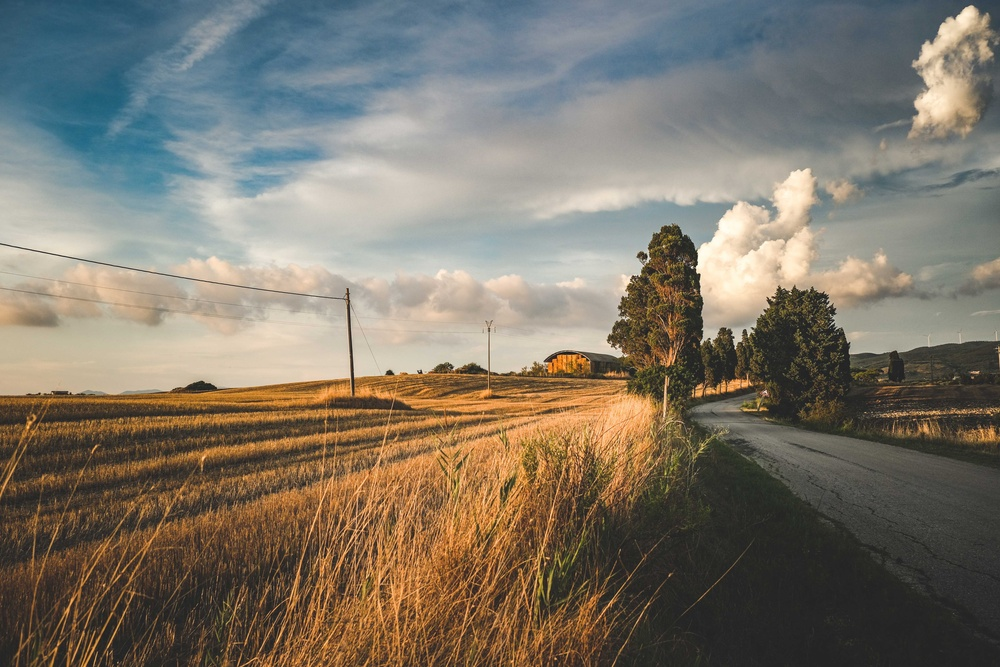
#> input picture python/004_openCV/images/3.jpg, 1000 x 667 px, shrunk from 6240 x 4160 before the run, given in place of the camera
$ python 005_renk_tespiti2.py
#> lines starting #> are read from the running program, lines starting #| are printed output that depends on the picture; after the words box and inside, x2 and y2 are one past the last pixel; in counts of white or black regions, pixels touching at a corner belong together
import cv2
import numpy as np


cam = cv2.VideoCapture(0)
cam.set(3, 250)
cam.set(4, 250)


while True :
    _, frame = cam.read()
#> frame is the input picture: shape (667, 1000, 3); mean B, G, R 105.3, 117.6, 124.7
    frame = cv2.flip(frame, 1)
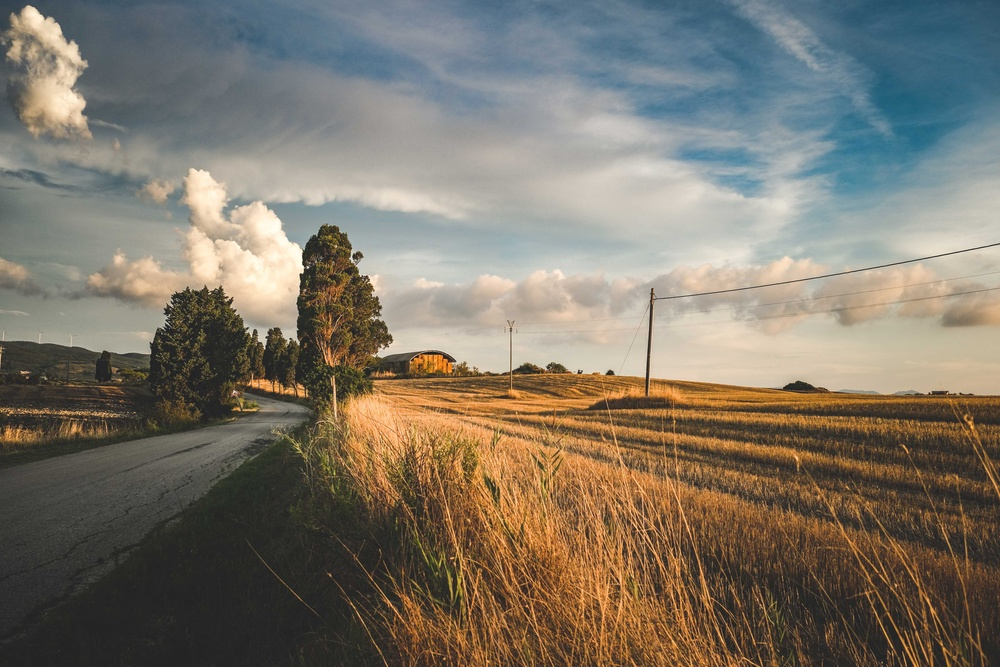
#> frame: shape (667, 1000, 3); mean B, G, R 105.3, 117.6, 124.7
    hsv_frame = cv2.cvtColor(frame, cv2.COLOR_BGR2HSV)
#> hsv_frame: shape (667, 1000, 3); mean H, S, V 40.6, 70.9, 133.7

    ## green color detector START
    lower_green = np.array([45, 100, 50])
    upper_green = np.array([75, 255, 255]) ## ışık nesneye çok geliyorsa value değeri çok yüksek tutulabilir
    green_mask = cv2.inRange(hsv_frame, lower_green, upper_green)
#> green_mask: shape (667, 1000); every value is 0
    green = cv2.bitwise_and(frame, frame, mask=green_mask)
#> green: shape (667, 1000, 3); every value is 0
    ## green color detector END

    ## blue color detector START
    lower_blue = np.array([100, 150, 0])
    upper_blue = np.array([140, 255, 255])
    blue_mask = cv2.inRange(hsv_frame, lower_blue, upper_blue)
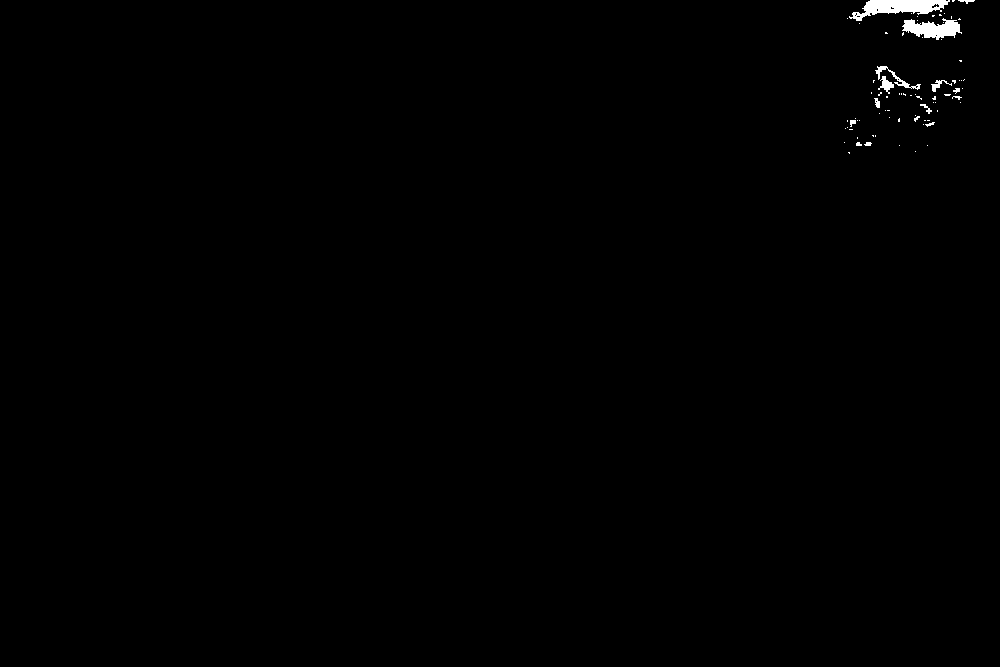
#> blue_mask: shape (667, 1000); 0.41% white; 77 white regions (64 under 20 px), largest, box (x1, y1, x2, y2) and area: (849, 0, 950, 21) 1088, (902, 18, 962, 40) 769, (875, 66, 921, 90) 199
    blue = cv2.bitwise_and(frame, frame, mask=blue_mask)
    ## blue color detector END


    cv2.imshow("webcam", frame)
    # cv2.imshow("green_mask", green_mask) ## bu gördüğü yeşil renkleri beyaz olarak gösterir diğer tüm renkler siyah olur
    # cv2.imshow("green", green) ## bu gördüğü yeşil renkleri yeşil olarak gösterir diğer tüm renkler siyah olur
    cv2.imshow("blue_mask", blue_mask) ## bu gördüğü blue renkleri beyaz olarak gösterir diğer tüm renkler siyah olur
    cv2.imshow("blue", blue) ## bu gördüğü blue renkleri blue olarak gösterir diğer tüm renkler siyah olur
    if cv2.waitKey(1) == ord('q') :
#> (key q is pressed here)
        break

cam.release()
cv2.destroyAllWindows()
